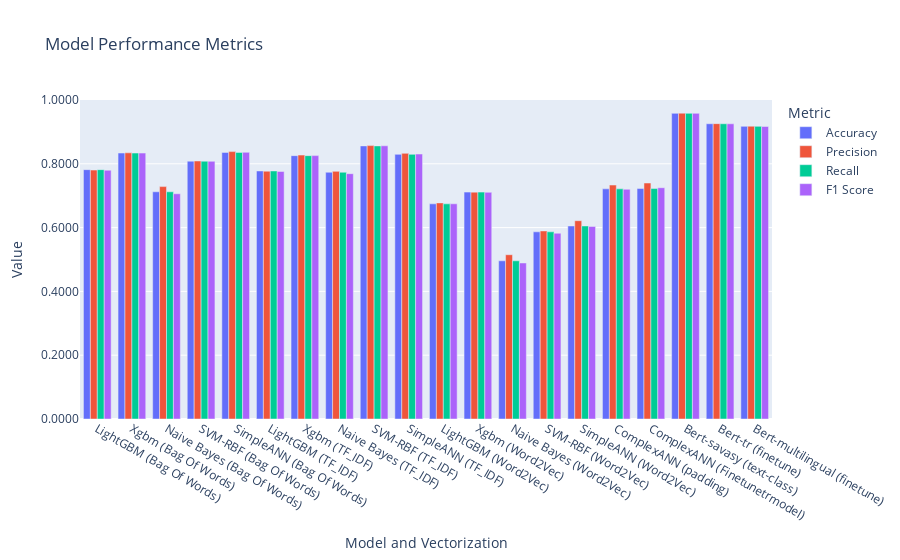

The code cell stored with this chart in its notebook:
### Markdown cell above
$ pip install -U kaleido

### Code cell
from plot.plotly import plotly_eval

plotly_eval(results)

### Figure 1 — Plotly figure (JSON) as saved in the notebook; plotly's stock layout.template omitted (floating-point values rounded to 4 significant figures)
{"data": [{"alignmentgroup": "True", "hovertemplate": "Metric=Accuracy<br>Model and Vectorization=%{x}<br>Value=%{y}<extra></extra>", "legendgroup": "Accuracy", "marker": {"color": "#636efa", "pattern": {"shape": ""}}, "name": "Accuracy", "offsetgroup": "Accuracy", "orientation": "v", "showlegend": true, "textposition": "auto", "type": "bar", "x": ["LightGBM (Bag Of Words)", "Xgbm (Bag Of Words)", "Naive Bayes (Bag Of Words)", "SVM-RBF (Bag Of Words)", "SimpleANN (Bag Of Words)", "LightGBM (TF_IDF)", "Xgbm (TF_IDF)", "Naive Bayes (TF_IDF)", "SVM-RBF (TF_IDF)", "SimpleANN (TF_IDF)", "LightGBM (Word2Vec)", "Xgbm (Word2Vec)", "Naive Bayes (Word2Vec)", "SVM-RBF (Word2Vec)", "SimpleANN (Word2Vec)", "ComplexANN (padding)", "ComplexANN (Finetunetrmodel)", "Bert-savasy (text-class)", "Bert-tr (finetune)", "Bert-multilingual (finetune)"], "xaxis": "x", "y": [0.7816, 0.8337, 0.7122, 0.8082, 0.8357, 0.7776, 0.8255, 0.7735, 0.8561, 0.8296, 0.6745, 0.7112, 0.4959, 0.5867, 0.6051, 0.7214, 0.7224, 0.9582, 0.9255, 0.9173], "yaxis": "y"}, {"alignmentgroup": "True", "hovertemplate": "Metric=Precision<br>Model and Vectorization=%{x}<br>Value=%{y}<extra></extra>", "legendgroup": "Precision", "marker": {"color": "#EF553B", "pattern": {"shape": ""}}, "name": "Precision", "offsetgroup": "Precision", "orientation": "v", "showlegend": true, "textposition": "auto", "type": "bar", "x": ["LightGBM (Bag Of Words)", "Xgbm (Bag Of Words)", "Naive Bayes (Bag Of Words)", "SVM-RBF (Bag Of Words)", "SimpleANN (Bag Of Words)", "LightGBM (TF_IDF)", "Xgbm (TF_IDF)", "Naive Bayes (TF_IDF)", "SVM-RBF (TF_IDF)", "SimpleANN (TF_IDF)", "LightGBM (Word2Vec)", "Xgbm (Word2Vec)", "Naive Bayes (Word2Vec)", "SVM-RBF (Word2Vec)", "SimpleANN (Word2Vec)", "ComplexANN (padding)", "ComplexANN (Finetunetrmodel)", "Bert-savasy (text-class)", "Bert-tr (finetune)", "Bert-multilingual (finetune)"], "xaxis": "x", "y": [0.7803, 0.8344, 0.7285, 0.8088, 0.8382, 0.7768, 0.8273, 0.7763, 0.857, 0.8327, 0.6775, 0.7112, 0.515, 0.5895, 0.6216, 0.7334, 0.7397, 0.9587, 0.9259, 0.9179], "yaxis": "y"}, {"alignmentgroup": "True", "hovertemplate": "Metric=Recall<br>Model and Vectorization=%{x}<br>Value=%{y}<extra></extra>", "legendgroup": "Recall", "marker": {"color": "#00cc96", "pattern": {"shape": ""}}, "name": "Recall", "offsetgroup": "Recall", "orientation": "v", "showlegend": true, "textposition": "auto", "type": "bar", "x": ["LightGBM (Bag Of Words)", "Xgbm (Bag Of Words)", "Naive Bayes (Bag Of Words)", "SVM-RBF (Bag Of Words)", "SimpleANN (Bag Of Words)", "LightGBM (TF_IDF)", "Xgbm (TF_IDF)", "Naive Bayes (TF_IDF)", "SVM-RBF (TF_IDF)", "SimpleANN (TF_IDF)", "LightGBM (Word2Vec)", "Xgbm (Word2Vec)", "Naive Bayes (Word2Vec)", "SVM-RBF (Word2Vec)", "SimpleANN (Word2Vec)", "ComplexANN (padding)", "ComplexANN (Finetunetrmodel)", "Bert-savasy (text-class)", "Bert-tr (finetune)", "Bert-multilingual (finetune)"], "xaxis": "x", "y": [0.7816, 0.8337, 0.7122, 0.8082, 0.8357, 0.7776, 0.8255, 0.7735, 0.8561, 0.8296, 0.6745, 0.7112, 0.4959, 0.5867, 0.6051, 0.7214, 0.7224, 0.9582, 0.9255, 0.9173], "yaxis": "y"}, {"alignmentgroup": "True", "hovertemplate": "Metric=F1 Score<br>Model and Vectorization=%{x}<br>Value=%{y}<extra></extra>", "legendgroup": "F1 Score", "marker": {"color": "#ab63fa", "pattern": {"shape": ""}}, "name": "F1 Score", "offsetgroup": "F1 Score", "orientation": "v", "showlegend": true, "textposition": "auto", "type": "bar", "x": ["LightGBM (Bag Of Words)", "Xgbm (Bag Of Words)", "Naive Bayes (Bag Of Words)", "SVM-RBF (Bag Of Words)", "SimpleANN (Bag Of Words)", "LightGBM (TF_IDF)", "Xgbm (TF_IDF)", "Naive Bayes (TF_IDF)", "SVM-RBF (TF_IDF)", "SimpleANN (TF_IDF)", "LightGBM (Word2Vec)", "Xgbm (Word2Vec)", "Naive Bayes (Word2Vec)", "SVM-RBF (Word2Vec)", "SimpleANN (Word2Vec)", "ComplexANN (padding)", "ComplexANN (Finetunetrmodel)", "Bert-savasy (text-class)", "Bert-tr (finetune)", "Bert-multilingual (finetune)"], "xaxis": "x", "y": [0.7798, 0.8336, 0.706, 0.8077, 0.836, 0.7759, 0.8257, 0.769, 0.8564, 0.8306, 0.6746, 0.7106, 0.4891, 0.5824, 0.6035, 0.7201, 0.725, 0.9581, 0.9253, 0.917], "yaxis": "y"}], "layout": {"autosize": true, "barmode": "group", "legend": {"title": {"text": "Metric"}, "tracegroupgap": 0}, "title": {"text": "Model Performance Metrics"}, "xaxis": {"anchor": "y", "autorange": true, "domain": [0, 1], "range": [-0.5, 19.5], "title": {"text": "Model and Vectorization"}, "type": "category"}, "yaxis": {"anchor": "x", "domain": [0, 1], "range": [0, 1], "tickformat": ".4f", "title": {"text": "Value"}, "type": "linear"}}}
